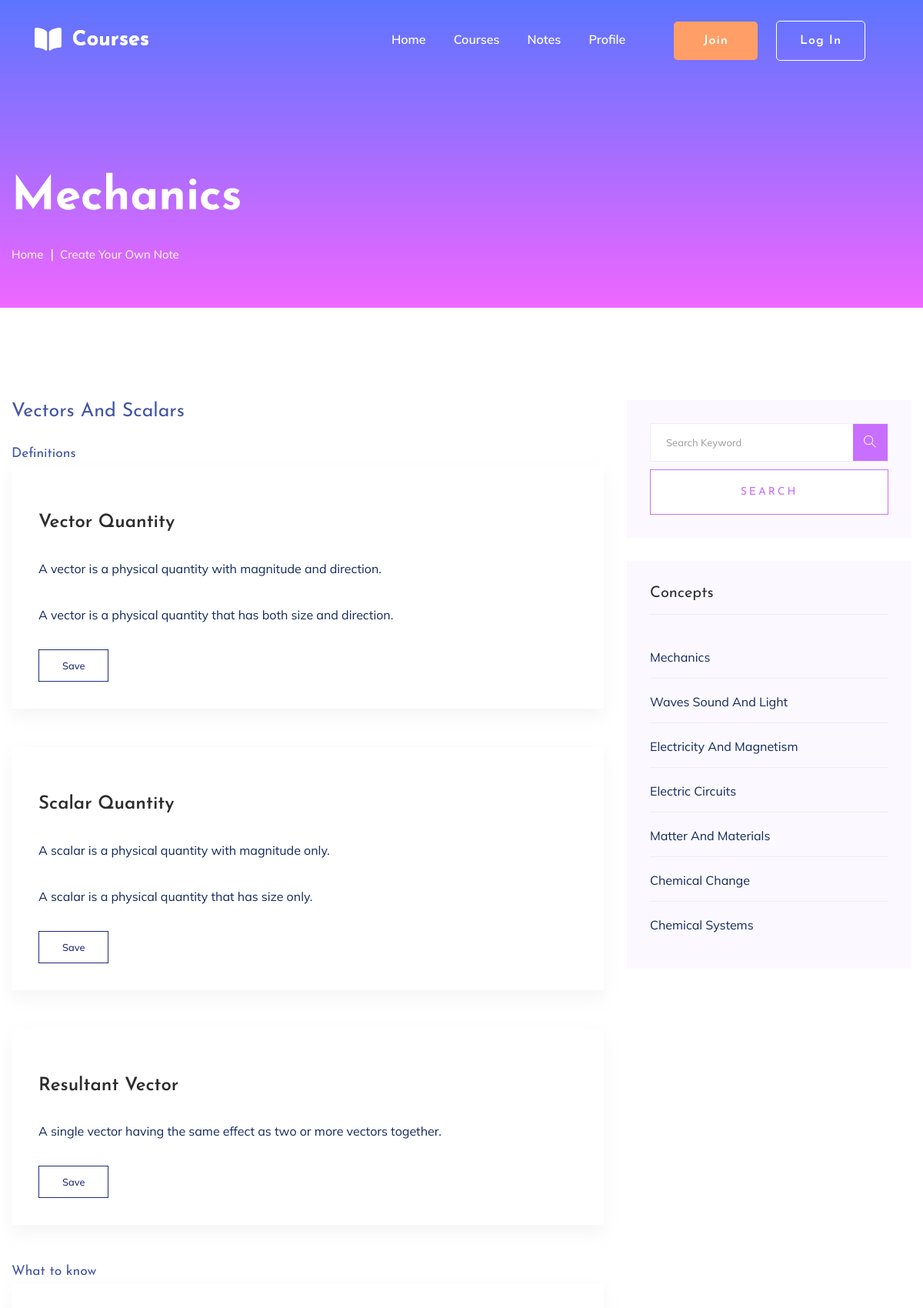
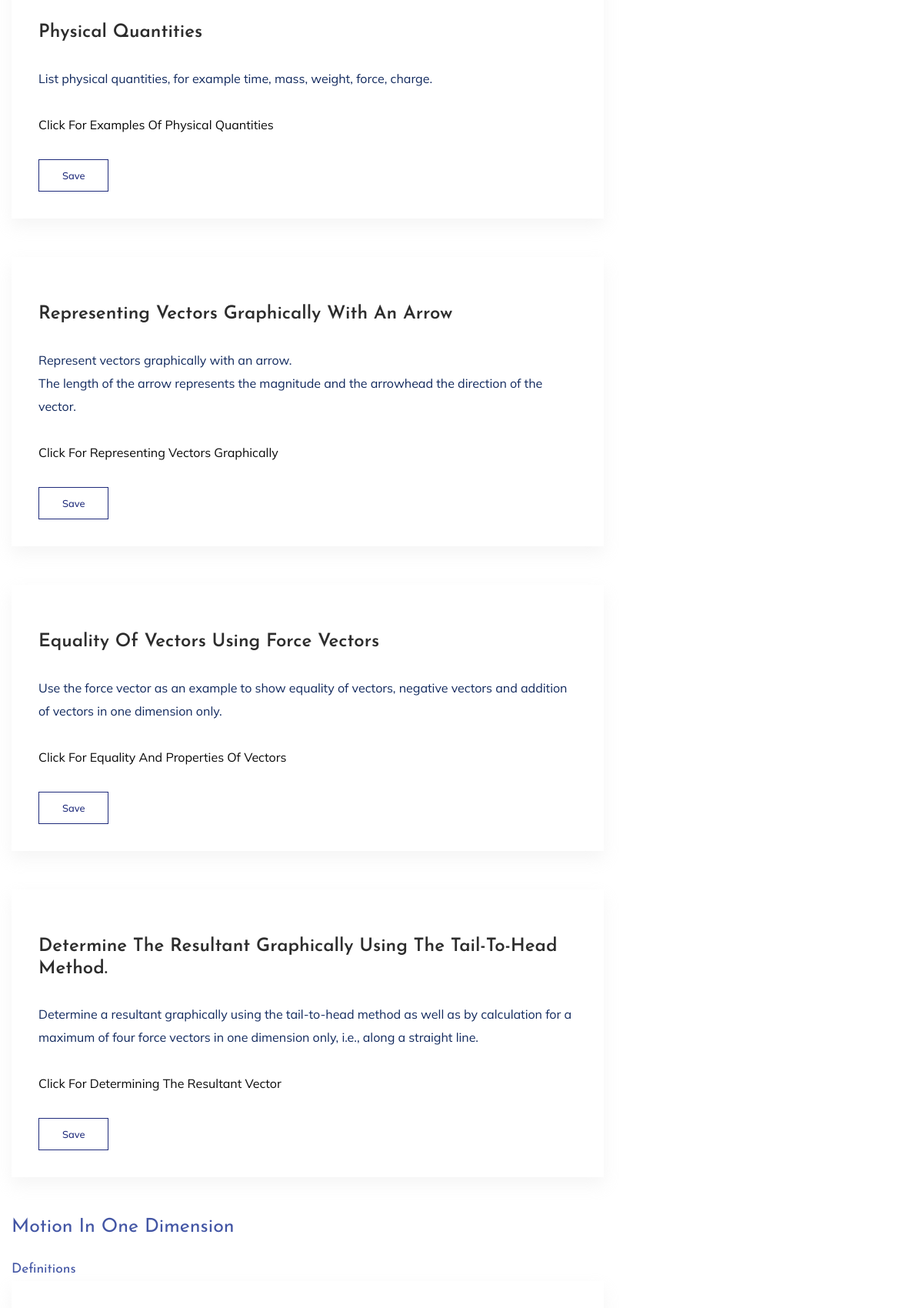
The page /concept/PhysicalScience/Grade_10/Mechanics/ (upper part) on the database its author committed (2 pictures, top to bottom).
### Home/models.py (models this page shows, shortened)
class Topic(models.Model):
    title = models.CharField(max_length=100)
    slug = models.SlugField()
    grade = models.ForeignKey(Grade, on_delete=models.CASCADE, default=None)
    @property
    def videos(self):
        return self.videos_set.all()
    def my_url(self):
        return reverse('Home:Concepts', kwargs={'subject_slug':self.grade.subject.slug, 'grade_slug':self.grade.slug, 'topic_slug':self.slug})

class Concept(models.Model):
    title = models.CharField(max_length=100)
    slug = models.SlugField()
    topic = models.ForeignKey(Topic, on_delete=models.CASCADE, default=None)
    @property
    def explanations(self):
        return self.explanation_set.all()
    @property
    def definitions(self):
        return self.definition_set.all()

### DefinitionsAndExplanations/models.py (models this page shows, shortened)
class Definition(models.Model):
    term = models.CharField(max_length=100)
    concept = models.ForeignKey(Concept, on_delete=models.CASCADE,default=None)
    @property
    def definitionsforterm(self):
        return self.definitionsforterm_set.all()
    def save_definition(self):
        return reverse("Definition:Save_Def", kwargs={"id":self.id})

class DefinitionsForTerm(models.Model):
    definition_for_term = models.TextField()
    definition = models.ForeignKey(Definition, on_delete=models.CASCADE)

class Explanation(models.Model):
    title = models.CharField(max_length=100,default=None)
    explanation_for_concept = models.TextField()
    concept = models.ForeignKey(Concept, on_delete=models.CASCADE)
    @property
    def explanationlinks(self):
        return self.explanationlinks_set.all()
    def save_explanation(self):
        return reverse("Definition:Save_Exp", kwargs={"id":self.id})

class ExplanationLinks(models.Model):
    title = models.CharField(max_length=100)
    links = models.CharField(max_length=100)
    explanation = models.ForeignKey(Explanation, on_delete=models.CASCADE,blank=True,default=None)

### Home/views.py (the view)
# urls.py: path('concept/<subject_slug>/<grade_slug>/<topic_slug>/', concepts, name="Concepts"),
def concepts(request, subject_slug, grade_slug, topic_slug):
    definitions = None
    explanations = None
    videos = None
    if request.GET:
        query = request.GET.get('search')
        definitions = Definition.objects.filter(Q(term__icontains=query))
        explanations = Explanation.objects.filter(Q(title__icontains=query))
        videos = Videos.objects.filter(Q(title__icontains=query))
    subject_q = Subject.objects.filter(slug=subject_slug)
    if subject_q.exists():
        subject = subject_q.first()
    else:
        return redirect("Home:Home")
    grade_q = subject.grades.filter(slug=grade_slug)
    if grade_q.exists():
        grade = grade_q.first()
    else:
        grade = None
    topic_q = grade.topics.filter(slug=topic_slug)
    if topic_q.exists():
        topic = topic_q.first()
    else:
        topic = None
    concepts = Concept.objects.filter(topic=topic)
    topics = Topic.objects.all()
    context = {
        'grade':grade,
        'topic':topic,
        'concepts':concepts,
        'topics':topics,
        'definitions':definitions,
        'explanations':explanations,
        'videos':videos,
    }
    return render(request, 'Home/concepts.html', context)

### DefinitionsAndExplanations/models.py (called while the page is built)
    def save_video(self):
        return reverse("Definition:Save_Vid", kwargs = {"id":self.id})

### Home/models.py (called while the page is built)
    @property
    def grades(self):
        return self.grade_set.all()

    @property
    def topics(self):
        return self.topic_set.all()

### Home/templates/Home/concepts.html (shortened to what this page needs)
{% extends 'Home/header.html' %}
{% block content %}
{% include 'Home/head.html' %}
    <main>
        <section class="slider-area slider-area2">
            <div class="slider-active">
                <div class="single-slider slider-height2">
                    <div class="container">
                        <div class="row">
                            <div class="col-xl-8 col-lg-11 col-md-12">
                                <div class="hero__caption hero__caption2">
                                    <h1 data-animation="bounceIn" data-delay="0.2s">{{ topic.title }}</h1>
                                    <nav aria-label="breadcrumb">
                                        <ol class="breadcrumb">
                                            <li class="breadcrumb-item"><a href="{% url 'Home:Home' %}">Home</a></li>
                                            <li class="breadcrumb-item"><a href="{% url 'Notes:Create' %}">Create Your Own Note</a></li>
                                        </ol>
                                    </nav>
                                </div>
                            </div>
                        </div>
                    </div>
                </div>
            </div>
        </section>
        <section class="blog_area section-padding">
            <div class="container">
                <div class="row">
                    <div class="col-lg-8 mb-5 mb-lg-0">
                        <div class="blog_left_sidebar">
							{% for concept in concepts %}
								<h1>{{ concept.title }}</h1>
								<div><br></div>
								<h3>Definitions</h3>
									{% for definition in concept.definitions %}
										{% if definitions != None %}
											{% if definition in definitions %}
												<article class="blog_item">
													<div class="blog_details">
														<h2 class="blog-head" style="color: #2d2d2d;" id="{{ definition.term }}">{{ definition.term }}</h2>
														{% for term in definition.definitionsforterm %}
														<p>{{ term.definition_for_term|linebreaks }}</p>
														{% endfor %}
													<a href="{{ definition.save_definition }}" class="genric-btn primary-border">Save</a>
													</div>
												</article>
											{% endif %}
										{% else %}
											<article class="blog_item">
												<div class="blog_details">
													<h2 class="blog-head" style="color: #2d2d2d;" id="{{ definition.term }}">{{ definition.term }}</h2>
													{% for term in definition.definitionsforterm %}
													<p>{{ term.definition_for_term|linebreaks }}</p>
													{% endfor %}
												<a href="{{ definition.save_definition }}" class="genric-btn primary-border">Save</a>
												</div>
											</article>
										{% endif %}
									{% endfor %}
								<h3>What to know</h3>
								{% for explanation in concept.explanations %}
									{% if explanations != None %}
										{% if explanation in explanations %}
											<article class="blog_item">
												<div class="blog_details">
													<h2 class="blog-head" style="color: #2d2d2d;" id="{{ explanation.title }}">{{ explanation.title }}</h2>
													<p>{{ explanation.explanation_for_concept|linebreaks }}</p>
													{% for link in explanation.explanationlinks %}
													<p><a href="{{ link.links }}" target="_blank">Click For {{ link.title }}</a><br>
													{% endfor %}
													</p>
												<a href="{{ explanation.save_explanation }}" class="genric-btn primary-border">Save</a>
												</div>
											</article>
										{% endif %}
									{% else %}
										<article class="blog_item">
											<div class="blog_details">
												<h2 class="blog-head" style="color: #2d2d2d;" id="{{ explanation.title }}">{{ explanation.title }}</h2>
												<p>{{ explanation.explanation_for_concept|linebreaks }}</p>
												{% for link in explanation.explanationlinks %}
												<p><a href="{{ link.links }}" target="_blank">Click For {{ link.title }}</a><br>
												{% endfor %}
												</p>
											<a href="{{ explanation.save_explanation }}" class="genric-btn primary-border">Save</a>
											</div>
										</article>
									{% endif %}
							{% endfor %}
							{% endfor %}
                        </div>
                    </div>
                    <div class="col-lg-4">
                        <div class="blog_right_sidebar">
                            <aside class="single_sidebar_widget search_widget">
                                <form method="GET">
                                    <div class="form-group">
                                        <div class="input-group mb-3">
                                            <input type="text" name="search" class="form-control" placeholder='Search Keyword'
                                            onfocus="this.placeholder = ''"
                                            onblur="this.placeholder = 'Search Keyword'">
                                            <div class="input-group-append">
                                                <button class="btns" type="button"><i class="ti-search"></i></button>
                                            </div>
                                        </div>
                                    </div>
                                    <button class="button rounded-0 primary-bg text-white w-100 btn_1 boxed-btn"
                                    type="submit">Search</button>
                                </form>
                            </aside>
                            <aside class="single_sidebar_widget post_category_widget">
                                <h4 class="widget_title" style="color: #2d2d2d;">Concepts</h4>
                                <ul class="list cat-list">
								{% for topic in topics %}
									{% if topic.grade == grade %}
                                    <li>
                                        <a href="{{ topic.my_url }}" class="d-flex">
                                            <p>{{ topic.title }}</p>
                                        </a>
                                    </li>
									{% endif %}
								{% endfor %}
                                </ul>
                            </aside>
                        </div>
                    </div>
                </div>
            </div>
        </section>
    </main>
{% endblock %}

### rows shown on the page
Topic: title "Mechanics"
Concept: title "Vectors And Scalars"
Definition: term "Vector Quantity"
DefinitionsForTerm: definition_for_term "A vector is a physical quantity with magnitude and direction."
DefinitionsForTerm: definition_for_term "A vector is a physical quantity that has both size and direction."
Definition: term "Scalar Quantity"
DefinitionsForTerm: definition_for_term "A scalar is a physical quantity with magnitude only."
DefinitionsForTerm: definition_for_term "A scalar is a physical quantity that has size only."
Definition: term "Resultant Vector"
DefinitionsForTerm: definition_for_term "A single vector having the same effect as two or more vectors together."
Explanation: title "Physical Quantities", explanation_for_concept "List physical quantities, for example time, mass, weight, force, charge."
ExplanationLinks: title "Examples Of Physical Quantities"
Explanation: title "Representing Vectors Graphically With An Arrow", explanation_for_concept "Represent vectors graphically with an arrow. The length of the arrow represents the magnitude and the arrowhead the direction of the vector."
ExplanationLinks: title "Representing Vectors Graphically"
Explanation: title "Equality Of Vectors Using Force Vectors", explanation_for_concept "Use the force vector as an example to show equality of vectors, negative vectors and addition of vectors in one dimension only."
ExplanationLinks: title "Equality And Properties Of Vectors"
Explanation: title "Determine The Resultant Graphically Using The Tail-To-Head Method.", explanation_for_concept "Determine a resultant graphically using the tail-to-head method as well as by calculation for a maximum of four force vectors in one dimension only, i.e., along a straight line."
ExplanationLinks: title "Determining The Resultant Vector"
Concept: title "Motion In One Dimension"
Topic: title "Waves Sound And Light"
Topic: title "Electricity And Magnetism"
Topic: title "Electric Circuits"
Topic: title "Matter And Materials"
Topic: title "Chemical Change"
Topic: title "Chemical Systems"
